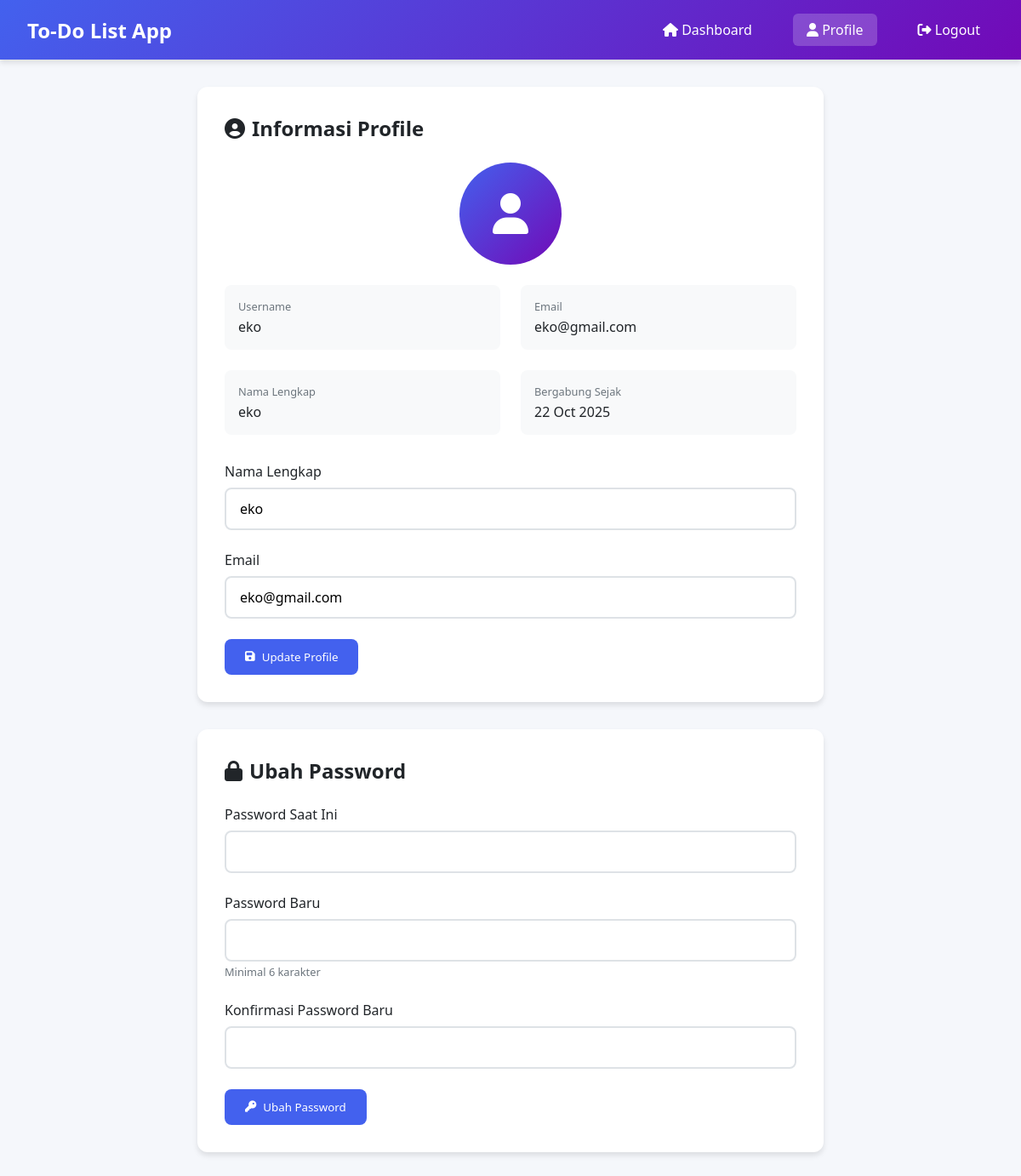
The app's page /profile.php (signed in) with its own data.
### tables this page shows
CREATE TABLE `users` (
  `id` int(11) NOT NULL,
  `username` varchar(50) NOT NULL,
  `email` varchar(100) NOT NULL,
  `password` varchar(255) NOT NULL,
  `full_name` varchar(100) DEFAULT NULL,
  `created_at` timestamp NOT NULL DEFAULT current_timestamp(),
  `updated_at` timestamp NOT NULL DEFAULT current_timestamp() ON UPDATE current_timestamp(),
  `is_active` tinyint(1) DEFAULT 1
);

### profile.php (the view, shortened to what this page needs)
<?php
$database = new Database();
$db = $database->getConnection();
$user_data = [];
try {
    $query = "SELECT username, email, full_name, created_at FROM users WHERE id = :user_id";
    $stmt = $db->prepare($query);
    $stmt->bindParam(':user_id', $_SESSION['user_id']);
    $stmt->execute();
    $user_data = $stmt->fetch(PDO::FETCH_ASSOC);
} catch(PDOException $exception) {
    $error = "Error loading user data: " . $exception->getMessage();
}
?>
<!DOCTYPE html>
<html lang="id">
<head>
    <link rel="stylesheet" href="https://cdnjs.cloudflare.com/ajax/libs/font-awesome/6.4.0/css/all.min.css">
</head>
<body>
    <div class="header">
        <div class="nav-container">
            <div class="logo">To-Do List App</div>
            <div class="nav-links">
                <a href="dashboard.php"><i class="fas fa-home"></i> Dashboard</a>
                <a href="profile.php" class="active"><i class="fas fa-user"></i> Profile</a>
                <a href="logout.php"><i class="fas fa-sign-out-alt"></i> Logout</a>
            </div>
        </div>
    </div>
    <div class="container">
        <div class="profile-card">
            <h2 class="card-title"><i class="fas fa-user-circle"></i> Informasi Profile</h2>
            <div class="user-avatar-large">
                <i class="fas fa-user"></i>
            </div>
            <div class="user-info-grid">
                <div class="info-item">
                    <div class="info-label">Username</div>
                    <div class="info-value"><?php echo htmlspecialchars($_SESSION['username']); ?></div>
                </div>
                <div class="info-item">
                    <div class="info-label">Email</div>
                    <div class="info-value"><?php echo htmlspecialchars($user_data['email']); ?></div>
                </div>
                <div class="info-item">
                    <div class="info-label">Nama Lengkap</div>
                    <div class="info-value"><?php echo htmlspecialchars($user_data['full_name']); ?></div>
                </div>
                <div class="info-item">
                    <div class="info-label">Bergabung Sejak</div>
                    <div class="info-value"><?php echo date('d M Y', strtotime($user_data['created_at'])); ?></div>
                </div>
            </div>
            <form method="POST" action="">
                <div class="form-group">
                    <label class="form-label" for="full_name">Nama Lengkap</label>
                    <input type="text" class="form-control" id="full_name" name="full_name"
                           value="<?php echo htmlspecialchars($user_data['full_name']); ?>" required>
                </div>
                <div class="form-group">
                    <label class="form-label" for="email">Email</label>
                    <input type="email" class="form-control" id="email" name="email"
                           value="<?php echo htmlspecialchars($user_data['email']); ?>" required>
                </div>
                <button type="submit" class="btn btn-primary">
                    <i class="fas fa-save"></i> Update Profile
                </button>
            </form>
        </div>
        <div class="profile-card">
            <h2 class="card-title"><i class="fas fa-lock"></i> Ubah Password</h2>
            <form method="POST" action="">
                <div class="form-group">
                    <label class="form-label" for="current_password">Password Saat Ini</label>
                    <input type="password" class="form-control" id="current_password" name="current_password" required>
                </div>
                <div class="form-group">
                    <label class="form-label" for="new_password">Password Baru</label>
                    <input type="password" class="form-control" id="new_password" name="new_password"
                           minlength="6" required>
                    <small style="color: var(--gray); font-size: 0.8rem;">Minimal 6 karakter</small>
                </div>
                <div class="form-group">
                    <label class="form-label" for="confirm_password">Konfirmasi Password Baru</label>
                    <input type="password" class="form-control" id="confirm_password" name="confirm_password"
                           minlength="6" required>
                </div>
                <button type="submit" class="btn btn-primary">
                    <i class="fas fa-key"></i> Ubah Password
                </button>
            </form>
        </div>
    </div>
</body>
</html>

### profile.php (style rules this page uses)
* { margin: 0; padding: 0; box-sizing: border-box; font-family: 'Segoe UI', Tahoma, Geneva, Verdana, sans-serif; }
:root { --primary: #4361ee; --primary-dark: #3a56d4; --secondary: #7209b7; --success: #2a9d8f; --warning: #f4a261; --error: #e63946; --light: #f8f9fa; --dark: #212529; --gray: #6c757d; --border: #dee2e6; --shadow: 0 4px 6px rgba(0, 0, 0, 0.1); --transition: all 0.3s ease; }
body { background: #f5f7fb; color: var(--dark); }
.header { background: linear-gradient(135deg, var(--primary), var(--secondary)); color: white; padding: 1rem 2rem; box-shadow: var(--shadow); position: sticky; top: 0; z-index: 100; }
.nav-container { display: flex; justify-content: space-between; align-items: center; max-width: 1200px; margin: 0 auto; }
.logo { font-size: 1.5rem; font-weight: 700; }
.nav-links { display: flex; gap: 2rem; align-items: center; }
.nav-links a { color: white; text-decoration: none; padding: 0.5rem 1rem; border-radius: 6px; transition: var(--transition); }
.nav-links a:hover, .nav-links a.active { background: rgba(255, 255, 255, 0.2); }
.container { max-width: 800px; margin: 2rem auto; padding: 0 2rem; }
.profile-card { background: white; border-radius: 12px; padding: 2rem; box-shadow: var(--shadow); margin-bottom: 2rem; }
.card-title { font-size: 1.5rem; font-weight: 600; margin-bottom: 1.5rem; color: var(--dark); display: flex; align-items: center; gap: 0.5rem; }
.form-group { margin-bottom: 1.5rem; }
.form-label { display: block; margin-bottom: 0.5rem; font-weight: 500; color: var(--dark); }
.form-control { width: 100%; padding: 0.75rem 1rem; border: 2px solid var(--border); border-radius: 8px; font-size: 1rem; transition: var(--transition); }
.btn { padding: 0.75rem 1.5rem; border: none; border-radius: 8px; font-weight: 500; cursor: pointer; transition: var(--transition); text-decoration: none; display: inline-flex; align-items: center; gap: 0.5rem; }
.btn-primary { background: var(--primary); color: white; }
.user-avatar-large { width: 120px; height: 120px; background: linear-gradient(135deg, var(--primary), var(--secondary)); border-radius: 50%; display: flex; align-items: center; justify-content: center; margin: 0 auto 1.5rem; color: white; font-size: 3rem; }
.user-info-grid { display: grid; grid-template-columns: 1fr 1fr; gap: 1.5rem; margin-bottom: 2rem; }
.info-item { background: var(--light); padding: 1rem; border-radius: 8px; }
.info-label { font-size: 0.8rem; color: var(--gray); margin-bottom: 0.25rem; }
.info-value { font-weight: 500; color: var(--dark); }

### records on screen
users: email "eko@gmail.com", full_name "eko", created_at "22 Oct 2025"

### other values on screen
$_SESSION['username'] "eko"
